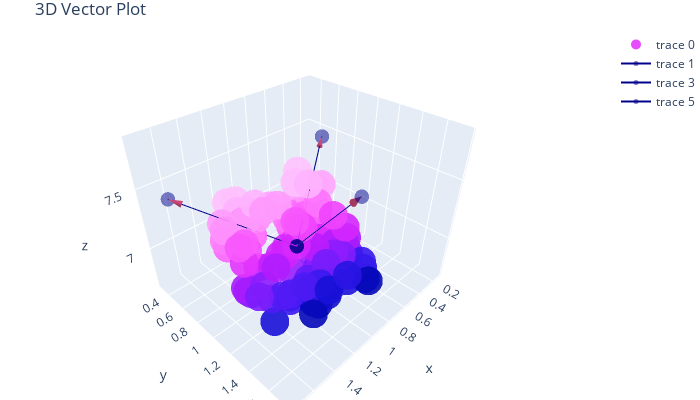

The cell this chart's notebook holds for it:
### Code cell
fig3 = go.Figure(data=fig1.data + fig2.data)
fig3.update_layout(margin={'l': 0, 'r': 0, 'b': 0, 't': 30},title = '3D Vector Plot',width=700,height=400,)
fig3
